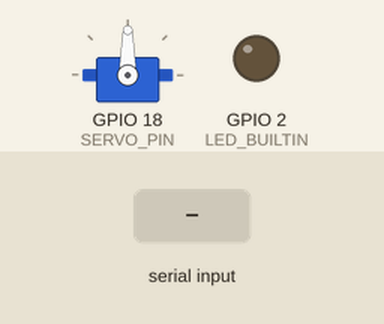
This sketch was run on a simulated ESP32. On the bench: servo, output pins drawn as LEDs (lit = HIGH). The inputs (shaded band) are chosen by the test bench. Nothing arrives over Bluetooth unless stated.

Above: at 1.2 s.
1.3 s: "UNLOCK\n" received over the second serial link
At 2.1 s:
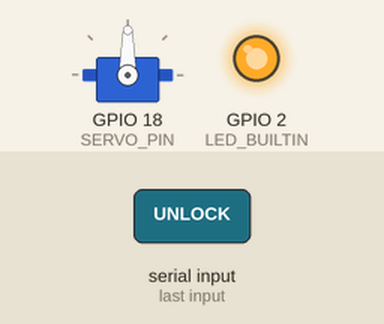
At 5.0 s:
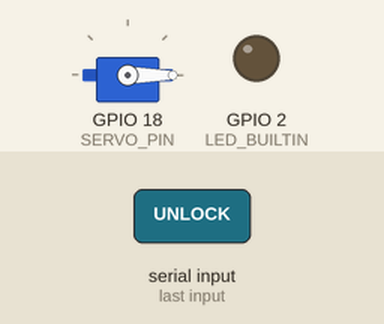
Timing chart, 0 to 6.5 s (numbered marks = the images above; inputs shaded):
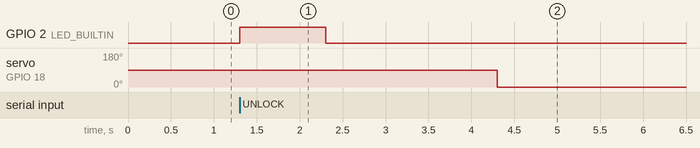

The sketch:

DesignChallengeDoor.ino
```cpp
// For COM8

#include <ESP32Servo.h> // for controlling Servo motor with ESP32

Servo myservo;  // create Servo object to control Servo motor
const int SERVO_PIN = 18; // assign pin 18 as the Servo pin

int pos = 0;  // stores Servo position
bool doorOpened = false;  // stores whether door is opened or closed (false = closed)

unsigned long ledTime = millis(); // stores time that LED last turned on
unsigned long servoTime = millis(); // stores time that door was last unlocked

void setup() {
  // Set up Bluetooth
  setupCommunication();
  // Set up built-in LED for testing
  pinMode(LED_BUILTIN, OUTPUT);
	// Allow allocation of all timers
	ESP32PWM::allocateTimer(0);
	ESP32PWM::allocateTimer(1);
	ESP32PWM::allocateTimer(2);
	ESP32PWM::allocateTimer(3);
	myservo.setPeriodHertz(50);    // standard 50 hz servo
  myservo.attach(SERVO_PIN, 500, 2400);  // attach Servo motor to SERVO_PIN
}

void loop() {
  // Update time and message
  unsigned long currentTime = millis();
  String message = receiveMessage();

  // Unlock door if receives "UNLOCK"
  if (message == "UNLOCK") {
    servoTime = currentTime;  // update servoTime to current time
    ledTime = currentTime;    // update ledTime to current time
    doorOpened = true;
    digitalWrite(LED_BUILTIN, HIGH);  // turn on the built-in LED
    myservo.write(90);  // rotate the Servo 90 degrees
    sendMessage("DOOR OPENED");
  }

  // Turn off LED after 1 s
  if (currentTime - ledTime > 1000) {
    digitalWrite(LED_BUILTIN, LOW);
  }

  // Lock door after 3 s, send "DOOR CLOSED" to Python, and display message
  if (currentTime - servoTime > 3000 && doorOpened) {
    doorOpened = false;
    myservo.write(0);
    delay(100);
    sendMessage("DOOR CLOSED");
  }
}
```

Communication.ino
```cpp
/*
 * Precompiler directive elegance: 0 == Serial, 1 == Bluetooth
 */
#define USE_BT 1

/*
 * This block allows us to use "Ser" throughout our codebase.
 * This makes the code to be protocol-agnostic.
 * Whether using Bluetooth or USB Serial, we will reference it as Ser.
 */
#if USE_BT
  #include "BluetoothSerial.h"
  BluetoothSerial BTSerial;     // instantiate a BT object
  #define Ser BTSerial          // substitute Ser for SerialBT
#else
  #define Ser Serial            // substitute Ser for Serial
#endif

/*
 * Initialize the communication protocol (either HW Serial or BT)
 */
void setupCommunication() {
  #if USE_BT
    Ser.begin("SyedDoor"); // any unique name for BT
  #else
    Ser.begin(115200);
  #endif
}

/*
 * Receive a message one character at a time, stopping at a newline ('\n')
 */
String receiveMessage() {
  String message = "";
  if (Ser.available() > 0) {
    while (true) {
      char c = Ser.read();
      if (c != char(-1)) {
        if (c == '\n')
          break;
        message += c;
      }
    }
  }
  return message;
}

/*
 * Send a message over the communication protocol
 */
void sendMessage(String message) {
  Ser.println(message);
}
```

Measured:
- after the input at 1.3 s, GPIO 2 (LED_BUILTIN): LOW → HIGH at once, → LOW 1.0 s later; servo on GPIO 18 (SERVO_PIN): 90° → 0° after 3.0 s
